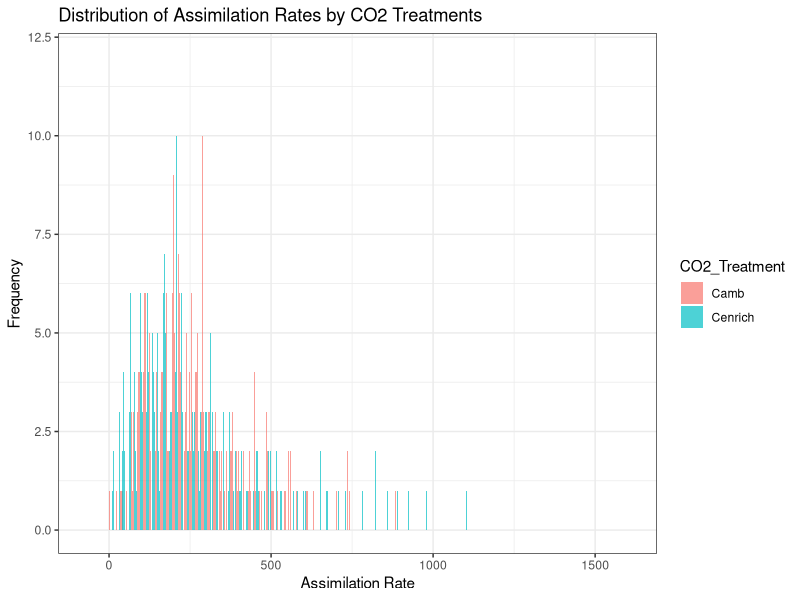
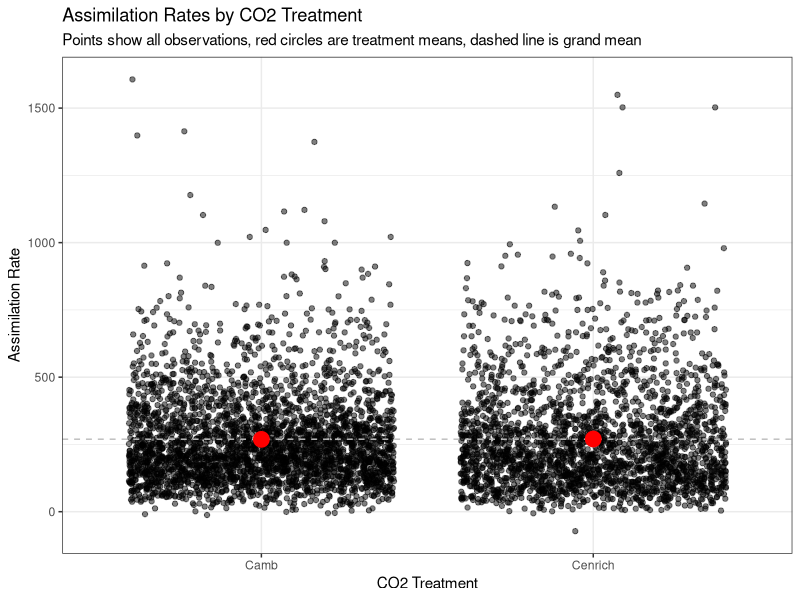
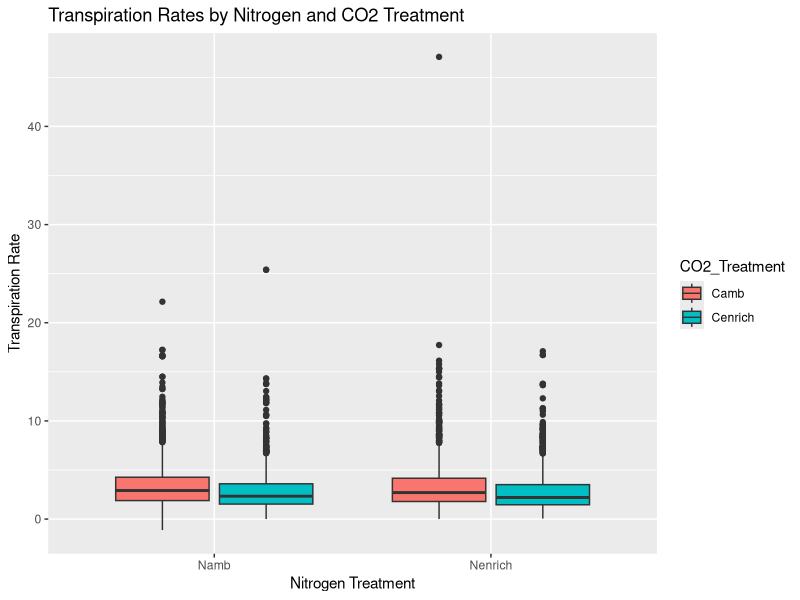
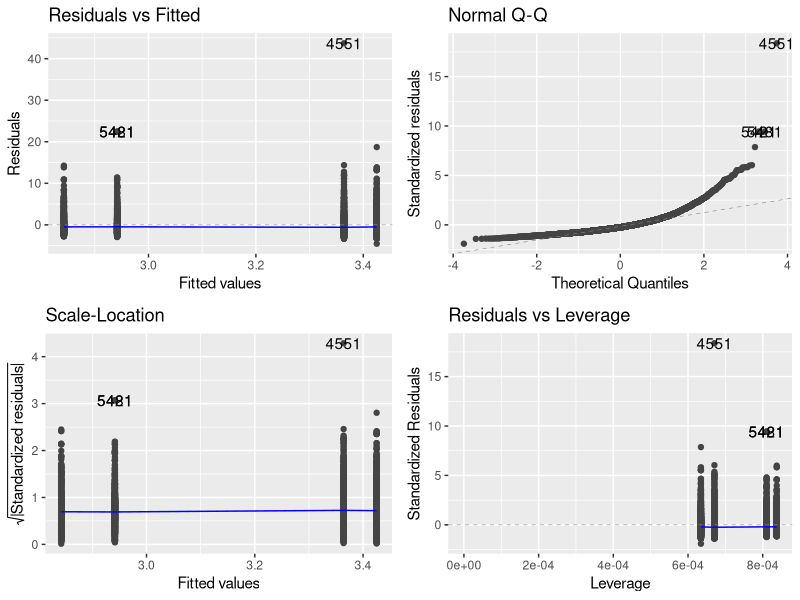
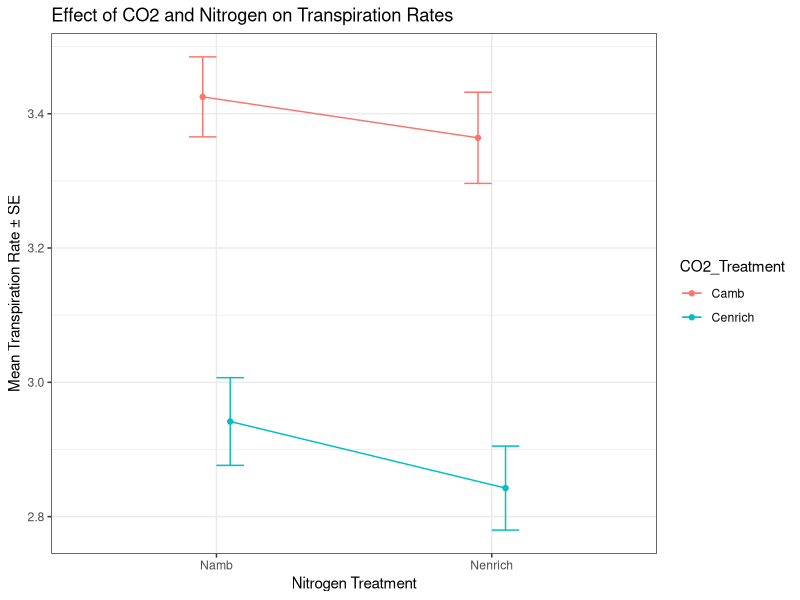

The R source for these figures, in order:
## ---- chunk 1
# Clean environment
rm(list=ls())

# Load packages
library(tidyverse)
library(here)
library(multcomp)
library(ggfortify)
library(car)
## ---- chunk 2
# Read in the filtered dataset
data <- read.csv(here("data","filtered_e141_Photosynthesis_data.csv"))

# convert treatments to factors
data$CO2_Treatment <- as.factor(data$CO2_Treatment)
data$Nitrogen_Treatment <- as.factor(data$Nitrogen_Treatment)

# check
head(data)
glimpse(data)
levels(data$CO2_Treatment)
levels(data$Nitrogen_Treatment)

## ---- chunk 3
ggplot(data, aes(x = assimilation_rate, fill = CO2_Treatment))+
  geom_histogram(binwidth = 0.5, position = "dodge", alpha = 0.7) +
  labs(title = "Distribution of Assimilation Rates by CO2 Treatments", 
       x = "Assimilation Rate", y = "Frequency") +
         theme_bw()
## ---- chunk 4
# Normality Test
shapiro.test(data$assimilation_rate[data$CO2_Treatment == "Camb"])
shapiro.test(data$assimilation_rate[data$CO2_Treatment == "Cenrich"])

#variance Test
leveneTest(assimilation_rate ~ CO2_Treatment, data = data) 
## ---- chunk 5
wilcox_results<- wilcox.test(assimilation_rate ~ CO2_Treatment, data = data) 
wilcox_results

## ---- chunk 6
summary_means <- data %>%
  group_by(CO2_Treatment) %>%
  summarize(mean_assim = mean(assimilation_rate, na.rm = TRUE), n = n())

grand_mean <- mean(data$assimilation_rate, na.rm = TRUE) 

ggplot(data, aes(x = CO2_Treatment, y = assimilation_rate)) + 
  geom_jitter(width = 0.4, alpha = 0.5) + 
  geom_hline(yintercept = grand_mean, linetype = "dashed", color = "gray") +
  geom_point(data = summary_means, aes(x = CO2_Treatment, y = mean_assim), 
             color= "red", size=5, shape= 21, fill= "red") + 
  labs(title= "Assimilation Rates by CO2 Treatment", 
       x= "CO2 Treatment",
       y= "Assimilation Rate", 
       subtitle= "Points show all observations, red circles are treatment means, dashed line is grand mean") +
  theme_bw()
      
## ---- chunk 7
ggplot(data, aes(x= Nitrogen_Treatment, y= transpiration_rate, fill = CO2_Treatment)) +
  geom_boxplot()+
  labs(title = "Transpiration Rates by Nitrogen and CO2 Treatment", 
       x= "Nitrogen Treatment", y= "Transpiration Rate") 
## ---- chunk 8
model<- aov(transpiration_rate ~ Nitrogen_Treatment * CO2_Treatment, data = data)
autoplot(model) 
## ---- chunk 9
summary(model)
## ---- chunk 10
TukeyHSD(model)
## ---- chunk 11
summary_data <- data %>%
  group_by(Nitrogen_Treatment, CO2_Treatment) %>%
  summarize(
    mean_trans = mean(transpiration_rate, na.rm = TRUE),
    sd_trans = sd(transpiration_rate, na.rm = TRUE),
    n = n(),
    se_trans = sd_trans / sqrt(n) #for error bars in plot
  )
summary_data
## ---- chunk 12
ggplot(summary_data, aes(x= Nitrogen_Treatment, y = mean_trans, color = CO2_Treatment, group = CO2_Treatment)) + 
  geom_point(position= position_dodge(width=0.2)) +
  geom_line(position= position_dodge(width=0.2)) +
  geom_errorbar(aes(ymin = mean_trans - se_trans, ymax = mean_trans+ se_trans),
                width=0.2, position = position_dodge(width=0.2)) +
  labs(title = "Effect of CO2 and Nitrogen on Transpiration Rates", 
       x= "Nitrogen Treatment",
       y= "Mean Transpiration Rate ± SE") + 
  theme_bw()
